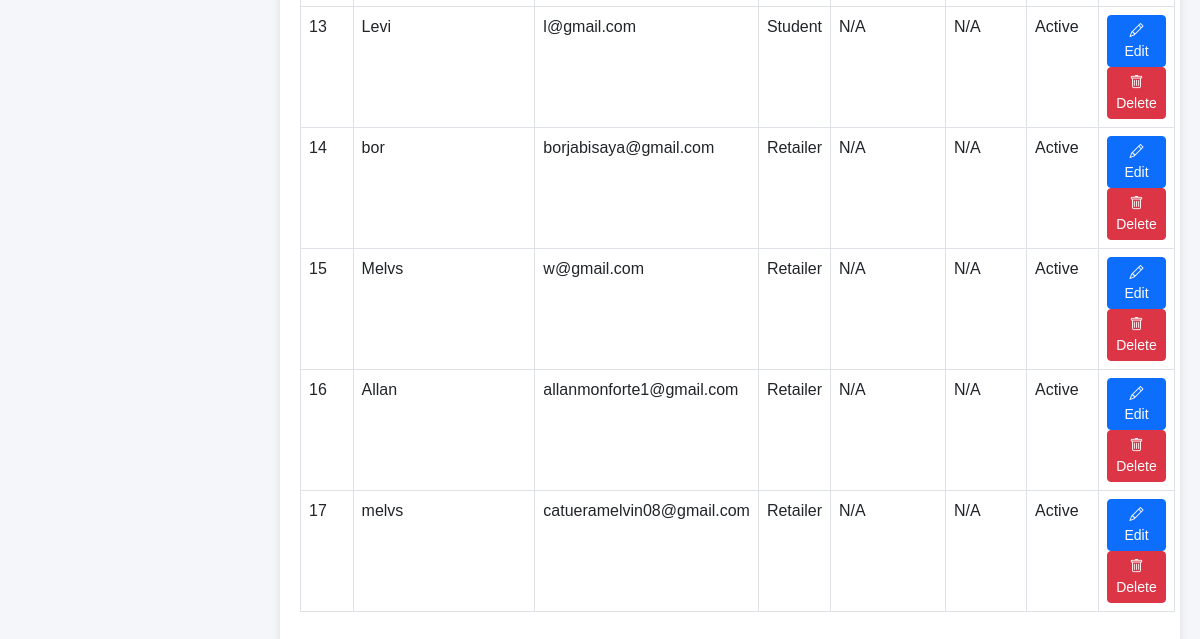
Before: /admin/manage_users.php (signed in, lower part) with the older database file.
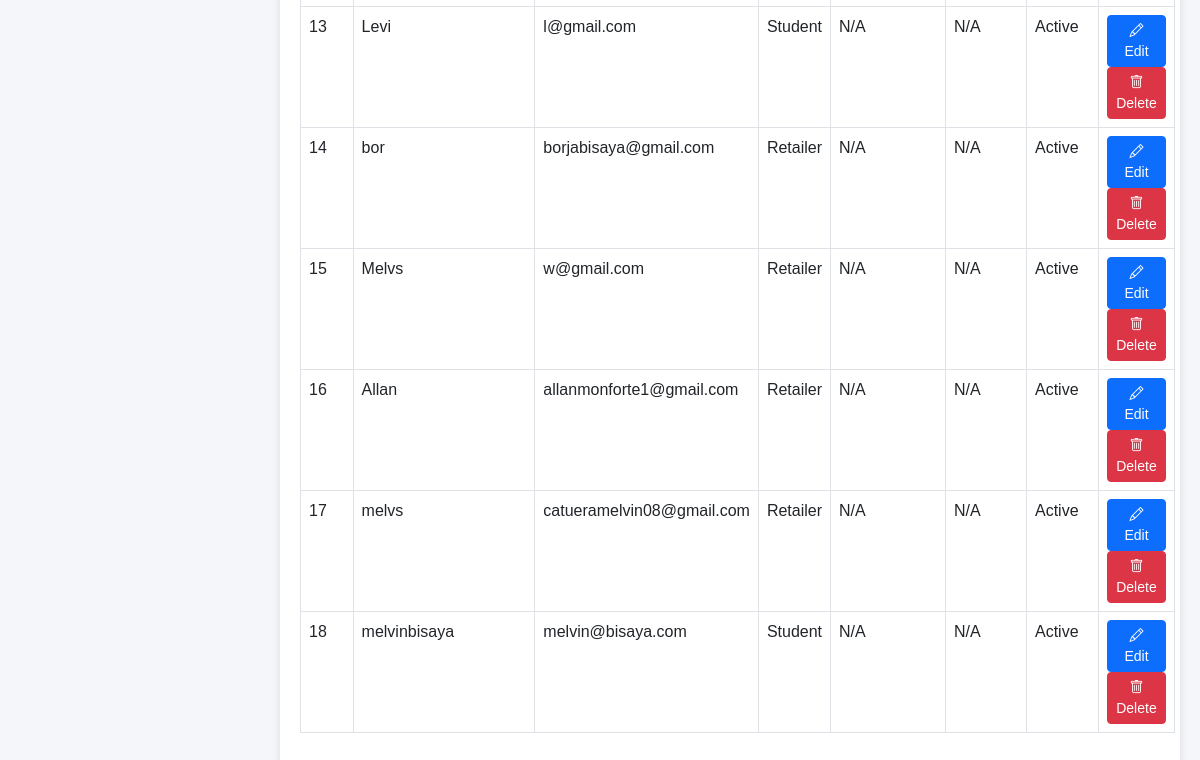
After: the same page with the newer database file.
### tables this page shows
CREATE TABLE `users` (
  `user_id` int(11) NOT NULL,
  `name` varchar(100) NOT NULL,
  `email` varchar(100) NOT NULL,
  `password` varchar(255) NOT NULL,
  `role` enum('Student','Retailer','Admin') DEFAULT NULL,
  `balance` decimal(10,2) DEFAULT 0.00,
  `phone` varchar(15) DEFAULT NULL,
  `address` varchar(255) DEFAULT NULL,
  `status` tinyint(1) NOT NULL DEFAULT 1,
  `image_path` varchar(255) DEFAULT 'images/default-profile.jpg',
  `email_unique` varchar(255) GENERATED ALWAYS AS (case when `email` = 'ad123min@gmail.com' then NULL else `email` end) STORED
);

### admin/manage_users.php (the view, shortened to what this page needs)
<?php
include '../config.php';
$sql = "SELECT user_id, name, email, role, phone, address, status FROM users";
$result = $con->query($sql);
$users = $result ? $result->fetch_all(MYSQLI_ASSOC) : [];
?>
<!DOCTYPE html>
<html lang="en">
<head>
  <link rel="stylesheet" href="https://cdn.jsdelivr.net/npm/bootstrap@5.3.0-alpha1/dist/css/bootstrap.min.css">
  <link rel="stylesheet" href="https://cdn.jsdelivr.net/npm/bootstrap-icons@1.11.3/font/bootstrap-icons.min.css">
</head>
<body>
  <div class="admin-content">
    <div class="table-responsive">
      <table class="table table-bordered">
        <tbody>
          <?php if (!empty($users)): ?>
            <?php foreach ($users as $user): ?>
              <tr>
                <td><?php echo htmlspecialchars($user['user_id']); ?></td>
                <td><?php echo htmlspecialchars($user['name']); ?></td>
                <td><?php echo htmlspecialchars($user['email']); ?></td>
                <td><?php echo htmlspecialchars($user['role']); ?></td>
                <td><?php echo htmlspecialchars($user['phone'] ?? 'N/A'); ?></td>
                <td><?php echo htmlspecialchars($user['address'] ?? 'N/A'); ?></td>
                <td><?php echo $user['status'] ? 'Active' : 'Inactive'; ?></td>
                <td>
                  <a href="edit_user.php?user_id=<?php echo urlencode($user['user_id']); ?>" class="btn btn-primary btn-sm">
                    <i class="bi bi-pencil"></i> Edit
                  </a>
                  <form action="delete_user.php" method="POST" style="display:inline;" onsubmit="return confirm('Are you sure you want to delete this user?');">
                    <button type="submit" class="btn btn-danger btn-sm">
                      <i class="bi bi-trash"></i> Delete
                    </button>
                  </form>
                </td>
              </tr>
            <?php endforeach; ?>
          <?php else: ?>
            <tr>
              <td colspan="8" class="text-center">No users found.</td>
            </tr>
          <?php endif; ?>
        </tbody>
      </table>
    </div>
  </div>
</body>
</html>

Changed rows visible on the page:
added users: user_id "18", name "melvinbisaya", email "melvin@bisaya.com", role "Student", phone "N/A", address "N/A", status "Active"
